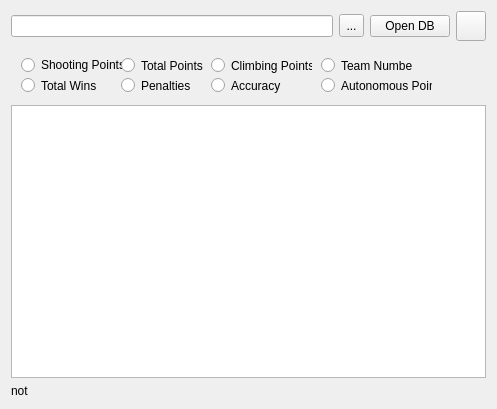
<?xml version="1.0" encoding="UTF-8"?>
<ui version="4.0">
 <class>MainWindow</class>
 <widget class="QMainWindow" name="MainWindow">
  <property name="geometry">
   <rect>
    <x>0</x>
    <y>0</y>
    <width>493</width>
    <height>409</height>
   </rect>
  </property>
  <property name="windowTitle">
   <string>FRC 2013 - Scouting DB Reader</string>
  </property>
  <property name="windowIcon">
   <iconset>
    <normaloff>../Imgs/favicon.ico</normaloff>../Imgs/favicon.ico</iconset>
  </property>
  <property name="iconSize">
   <size>
    <width>16</width>
    <height>16</height>
   </size>
  </property>
  <property name="animated">
   <bool>true</bool>
  </property>
  <widget class="QWidget" name="centralWidget">
   <layout class="QGridLayout" name="gridLayout">
    <item row="2" column="0" colspan="5">
     <widget class="QWidget" name="widget" native="true">
      <property name="sizePolicy">
       <sizepolicy hsizetype="Fixed" vsizetype="Fixed">
        <horstretch>0</horstretch>
        <verstretch>0</verstretch>
       </sizepolicy>
      </property>
      <property name="minimumSize">
       <size>
        <width>475</width>
        <height>52</height>
       </size>
      </property>
      <widget class="QRadioButton" name="autoButton">
       <property name="geometry">
        <rect>
         <x>310</x>
         <y>30</y>
         <width>111</width>
         <height>17</height>
        </rect>
       </property>
       <property name="text">
        <string>Autonomous Points</string>
       </property>
       <attribute name="buttonGroup">
        <string notr="true">buttonGroup</string>
       </attribute>
      </widget>
      <widget class="QRadioButton" name="winButton">
       <property name="geometry">
        <rect>
         <x>10</x>
         <y>30</y>
         <width>82</width>
         <height>17</height>
        </rect>
       </property>
       <property name="text">
        <string>Total Wins</string>
       </property>
       <attribute name="buttonGroup">
        <string notr="true">buttonGroup</string>
       </attribute>
      </widget>
      <widget class="QRadioButton" name="shootButton">
       <property name="geometry">
        <rect>
         <x>10</x>
         <y>10</y>
         <width>101</width>
         <height>16</height>
        </rect>
       </property>
       <property name="text">
        <string>Shooting Points</string>
       </property>
       <attribute name="buttonGroup">
        <string notr="true">buttonGroup</string>
       </attribute>
      </widget>
      <widget class="QRadioButton" name="penaltyButton">
       <property name="geometry">
        <rect>
         <x>110</x>
         <y>30</y>
         <width>82</width>
         <height>17</height>
        </rect>
       </property>
       <property name="text">
        <string>Penalties</string>
       </property>
       <attribute name="buttonGroup">
        <string notr="true">buttonGroup</string>
       </attribute>
      </widget>
      <widget class="QRadioButton" name="totalButton">
       <property name="geometry">
        <rect>
         <x>110</x>
         <y>10</y>
         <width>82</width>
         <height>17</height>
        </rect>
       </property>
       <property name="text">
        <string>Total Points</string>
       </property>
       <attribute name="buttonGroup">
        <string notr="true">buttonGroup</string>
       </attribute>
      </widget>
      <widget class="QRadioButton" name="climbButton">
       <property name="geometry">
        <rect>
         <x>200</x>
         <y>10</y>
         <width>101</width>
         <height>17</height>
        </rect>
       </property>
       <property name="text">
        <string>Climbing Points</string>
       </property>
       <attribute name="buttonGroup">
        <string notr="true">buttonGroup</string>
       </attribute>
      </widget>
      <widget class="QRadioButton" name="teamNumButton">
       <property name="geometry">
        <rect>
         <x>310</x>
         <y>10</y>
         <width>91</width>
         <height>17</height>
        </rect>
       </property>
       <property name="text">
        <string>Team Number</string>
       </property>
       <attribute name="buttonGroup">
        <string notr="true">buttonGroup</string>
       </attribute>
      </widget>
      <widget class="QRadioButton" name="accuracyButton">
       <property name="geometry">
        <rect>
         <x>200</x>
         <y>30</y>
         <width>82</width>
         <height>17</height>
        </rect>
       </property>
       <property name="text">
        <string>Accuracy</string>
       </property>
       <attribute name="buttonGroup">
        <string notr="true">buttonGroup</string>
       </attribute>
      </widget>
     </widget>
    </item>
    <item row="0" column="0" colspan="2">
     <widget class="QLineEdit" name="lineEdit">
      <property name="sizePolicy">
       <sizepolicy hsizetype="Expanding" vsizetype="Fixed">
        <horstretch>0</horstretch>
        <verstretch>0</verstretch>
       </sizepolicy>
      </property>
     </widget>
    </item>
    <item row="0" column="2">
     <widget class="QToolButton" name="fileButton">
      <property name="minimumSize">
       <size>
        <width>25</width>
        <height>23</height>
       </size>
      </property>
      <property name="text">
       <string>...</string>
      </property>
     </widget>
    </item>
    <item row="0" column="3">
     <widget class="QPushButton" name="openButton">
      <property name="sizePolicy">
       <sizepolicy hsizetype="Fixed" vsizetype="Fixed">
        <horstretch>0</horstretch>
        <verstretch>0</verstretch>
       </sizepolicy>
      </property>
      <property name="text">
       <string>Open DB</string>
      </property>
     </widget>
    </item>
    <item row="0" column="4">
     <widget class="QToolButton" name="refreshButton">
      <property name="maximumSize">
       <size>
        <width>30</width>
        <height>30</height>
       </size>
      </property>
      <property name="text">
       <string/>
      </property>
      <property name="icon">
       <iconset>
        <normaloff>../Imgs/Refresh-icon.png</normaloff>../Imgs/Refresh-icon.png</iconset>
      </property>
      <property name="iconSize">
       <size>
        <width>128</width>
        <height>128</height>
       </size>
      </property>
     </widget>
    </item>
    <item row="4" column="0">
     <widget class="QLabel" name="debugLabel">
      <property name="text">
       <string>not</string>
      </property>
     </widget>
    </item>
    <item row="3" column="0" colspan="5">
     <widget class="QTableView" name="tableView">
      <property name="sizePolicy">
       <sizepolicy hsizetype="Expanding" vsizetype="Expanding">
        <horstretch>1</horstretch>
        <verstretch>1</verstretch>
       </sizepolicy>
      </property>
     </widget>
    </item>
   </layout>
  </widget>
 </widget>
 <layoutdefault spacing="6" margin="11"/>
 <resources/>
 <connections/>
 <buttongroups>
  <buttongroup name="buttonGroup"/>
 </buttongroups>
</ui>
